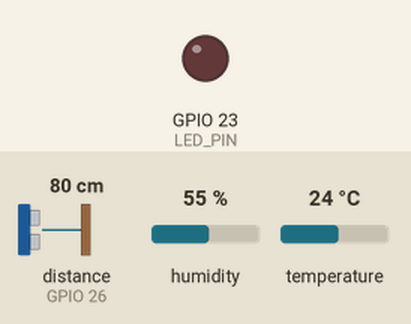
Simulated run of this program. Board: ESP32. Shown: output pins drawn as LEDs (lit = HIGH). Wiring (from diagram.json): ultrasonic range finder: trigger GPIO 25; echo GPIO 26. The inputs (shaded band) are chosen by the test bench; at power-on: temperature 24 °C, distance to the obstacle (sensor on GPIO 26) 80 cm, humidity 55 %. The echo pulse lasts 58.3 µs per cm; WiFi joins after 1.5 s; servers stay silent unless stated; no MQTT or app messages arrive unless stated; pins used as bus, display or sensor lines are not drawn; what the program prints to the serial monitor is not drawn.

Above: at 3.7 s.
3.8 s: temperature set to 38.7 °C
11.5 s: temperature set to 40 °C
At 15.9 s:
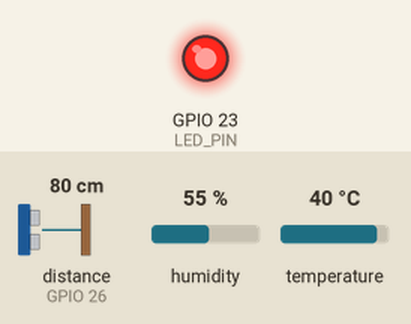
Timing chart, 0 to 17.4 s (numbered marks = the images above; inputs shaded):
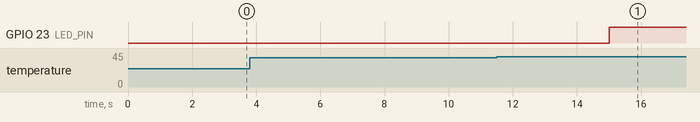

The program:

main.cpp
```cpp
#include <Arduino.h>
#include <WiFi.h>
#include <WiFiClientSecure.h>
#include <PubSubClient.h>
#include <DHT.h>
#include <ArduinoJson.h>

// ── WiFi ─────────────────────────────────────────────────────────
const char* WIFI_SSID     = "Wokwi-GUEST";
const char* WIFI_PASSWORD = "";

// ── MQTT HiveMQ Cloud (TLS) ───────────────────────────────────────
const char* MQTT_BROKER   = "c175cd285334458eab19178117bdbc91.s1.eu.hivemq.cloud";
const int   MQTT_PORT     = 8883;
const char* MQTT_USER     = "FelipeRM564723";
const char* MQTT_PASSWORD = "Fiap@20072006";
const char* MQTT_CLIENT   = "fidelis-coleira-001";
const char* MQTT_TOPIC    = "fidelis/coleira/dados";

// ── Pinos ────────────────────────────────────────────────────────
#define DHT_PIN   21
#define DHT_TYPE  DHT22
#define TRIG_PIN  25
#define ECHO_PIN  26
#define LED_PIN   23

// ── Thresholds ───────────────────────────────────────────────────
#define TEMP_FEBRE    39.5f
#define DIST_INATIVO  30.0f
#define DIST_ATIVO    80.0f

// ── Intervalo de publicação ──────────────────────────────────────
#define INTERVALO_MS 5000

DHT dht(DHT_PIN, DHT_TYPE);
WiFiClientSecure wifiClient;
PubSubClient mqtt(wifiClient);

unsigned long ultimaPublicacao = 0;

// ────────────────────────────────────────────────────────────────
void conectarWiFi() {
  Serial.print("Conectando WiFi");
  WiFi.begin(WIFI_SSID, WIFI_PASSWORD);
  while (WiFi.status() != WL_CONNECTED) {
    delay(500);
    Serial.print(".");
  }
  Serial.println("\nWiFi OK — IP: " + WiFi.localIP().toString());
}

void conectarMQTT() {
  wifiClient.setInsecure();
  mqtt.setServer(MQTT_BROKER, MQTT_PORT);
  mqtt.setKeepAlive(60);

  while (!mqtt.connected()) {
    if (WiFi.status() != WL_CONNECTED) {
      Serial.println("WiFi desconectado! Abortando tentativa de MQTT...");
      return;
    }

    Serial.print("Conectando MQTT...");
    if (mqtt.connect(MQTT_CLIENT, MQTT_USER, MQTT_PASSWORD)) {
      Serial.println("OK");
    } else {
      Serial.printf("Falhou (rc=%d), tentando em 3s...\n", mqtt.state());
      wifiClient.stop();
      delay(3000);
    }
  }
}

float lerDistancia() {
  digitalWrite(TRIG_PIN, LOW);
  delayMicroseconds(2);
  digitalWrite(TRIG_PIN, HIGH);
  delayMicroseconds(10);
  digitalWrite(TRIG_PIN, LOW);

  long duracao = pulseIn(ECHO_PIN, HIGH, 30000);
  if (duracao == 0) return -1.0f;
  return duracao * 0.034f / 2.0f;
}

String classificarAtividade(float distancia) {
  if (distancia < 0)             return "desconhecido";
  if (distancia < DIST_INATIVO)  return "inativo";
  if (distancia < DIST_ATIVO)    return "moderado";
  return "ativo";
}

// ────────────────────────────────────────────────────────────────
void setup() {
  Serial.begin(115200);
  delay(1000);

  Serial.println("\n\n=== Coleira Fidelis VET ===");
  Serial.println("Iniciando...");

  pinMode(TRIG_PIN, OUTPUT);
  pinMode(ECHO_PIN, INPUT);
  pinMode(LED_PIN, OUTPUT);
  digitalWrite(LED_PIN, LOW);

  dht.begin();
  Serial.println("DHT22 inicializado.");

  conectarWiFi();
  conectarMQTT();

  Serial.println("Setup completo. Publicando a cada 5s.");
}

void loop() {
  if (WiFi.status() != WL_CONNECTED) {
    Serial.println("Conexão WiFi perdida. Reconectando...");
    conectarWiFi();
  }

  if (!mqtt.connected()) {
    conectarMQTT();
  }

  mqtt.loop();

  unsigned long agora = millis();
  if (agora - ultimaPublicacao < INTERVALO_MS) return;
  ultimaPublicacao = agora;

  float temperatura = dht.readTemperature();
  float umidade     = dht.readHumidity();
  float distancia   = lerDistancia();

  if (isnan(temperatura) || isnan(umidade)) {
    Serial.println("Erro na leitura do DHT22");
    return;
  }

  String atividade = classificarAtividade(distancia);
  bool   alerta    = temperatura > TEMP_FEBRE;

  digitalWrite(LED_PIN, alerta ? HIGH : LOW);

  StaticJsonDocument<256> doc;
  doc["dispositivo"]  = MQTT_CLIENT;
  doc["temperatura"]  = serialized(String(temperatura, 1));
  doc["umidade"]      = serialized(String(umidade, 1));
  doc["distancia_cm"] = serialized(String(distancia, 1));
  doc["atividade"]    = atividade;
  doc["alerta_febre"] = alerta;
  doc["timestamp_ms"] = agora;

  char payload[256];
  serializeJson(doc, payload);

  mqtt.publish(MQTT_TOPIC, payload);
  Serial.println("Publicado: " + String(payload));
}
```

Measured:
- the behaviour switches between 39.5 and 39.6 °C on temperature (found by bisection; images 0 and 1)
- after the input at 3.8 s, every drawn part: stays the same
- after the input at 11.5 s, GPIO 23 (LED_PIN): LOW → HIGH after 3.5 s
